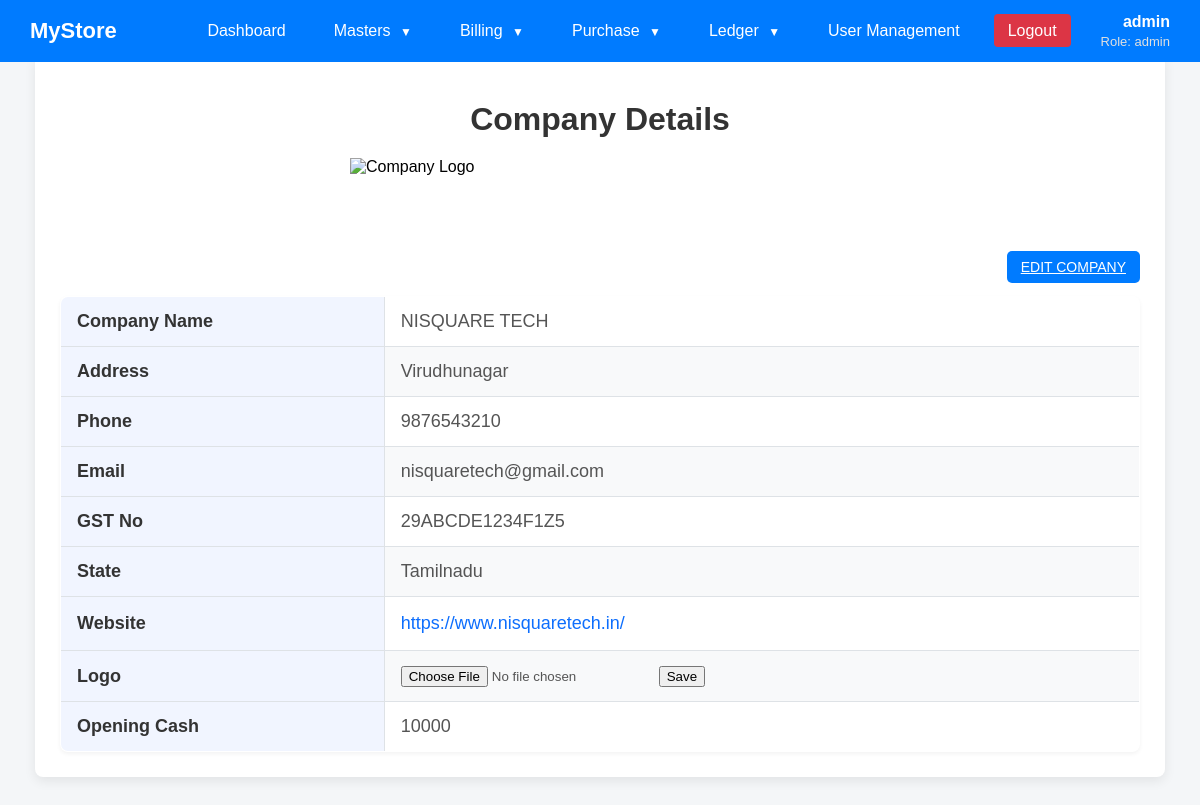
/companyinfo.php (signed in), run on the app's committed database.
### tables this page shows
CREATE TABLE `company` (
  `id` int(11) NOT NULL,
  `comp_name` varchar(255) NOT NULL,
  `comp_address` text,
  `phone` varchar(20) NOT NULL,
  `email` varchar(100) NOT NULL,
  `gstno` varchar(15) NOT NULL,
  `comp_state` varchar(50) NOT NULL,
  `website` varchar(255) NOT NULL,
  `opening_cash` int(11) DEFAULT NULL,
  `logo` varchar(20) NOT NULL
);

### companyinfo.php (the view, shortened to what this page needs)
<?php
include "db.php";
$res = $conn->query("SELECT * FROM company LIMIT 1");
$row = $res->fetch_assoc();
?>
<!DOCTYPE html>
<html>
<head>
</head>
<body>
<?php include "dashboard.php"; ?>
<form method="post" enctype="multipart/form-data">
<div class="container">
    <h1>Company Details </h1>
    <img src="photos/weblogo.png" alt="Company Logo" width="500" height="100">
    <div class="top-links">
    <a href="edit_company.php?id=<?= $row['id']; ?>">EDIT COMPANY</a>
</div>
  <table>
<?php if ($row): ?>
    <tr>
        <th>Company Name</th>
        <td><?= htmlspecialchars($row['comp_name']); ?></td>
    </tr>
    <tr>
        <th>Address</th>
        <td><?= htmlspecialchars($row['comp_address']); ?></td>
    </tr>
    <tr>
        <th>Phone</th>
        <td><?= htmlspecialchars($row['phone']); ?></td>
    </tr>
    <tr>
        <th>Email</th>
        <td><?= htmlspecialchars($row['email']); ?></td>
    </tr>
    <tr>
        <th>GST No</th>
        <td><?= htmlspecialchars($row['gstno']); ?></td>
    </tr>
    <tr>
        <th>State</th>
        <td><?= htmlspecialchars($row['comp_state']); ?></td>
    </tr>
    <tr>
        <th>Website</th>
        <td>
            <a href="<?= htmlspecialchars($row['website']); ?>" target="_blank">
                <?= htmlspecialchars($row['website']); ?>
            </a>
        </td>
    </tr>
    <tr> <th>Logo</th>
         <td> <input type="file" name="logo" accept="image/*">  <input type="submit" name="submit" value="Save"></td>
    </tr>
    <tr>
        <th>Opening Cash</th>
        <td><?= htmlspecialchars($row['opening_cash']); ?></td>
    </tr>
<?php else: ?>
    <tr>
        <td colspan="2">No company found</td>
    </tr>
<?php endif; ?>
</table>
</div>
</form>
</body>
</html>

### companyinfo.php (style rules this page uses)
body { font-family: "Segoe UI", Arial, sans-serif; background: #f4f6f8; margin: 0; padding-top: 70px; }
.container { width: 90%; max-width: 1200px; margin: 30px auto; background: #ffffff; padding: 25px; border-radius: 8px; box-shadow: 0 4px 12px rgba(0,0,0,0.08); }
h1 { text-align: center; margin-bottom: 20px; color: #333; }
.top-links { text-align: right; margin-bottom: 15px; }
.top-links a { background: #007bff; color: #fff; padding: 8px 14px; border-radius: 5px; font-size: 14px; font-weight: 500; }
table { width: 100%; border-collapse: collapse; font-size: 18px; margin-top: 20px; border: 1px solid #dee2e6; border-radius: 8px; overflow: hidden; box-shadow: 0 2px 4px rgba(0,0,0,0.05); }
th { width: 30%; background: #f1f5ff; text-align: left; padding: 14px 16px; color: #333; font-weight: 600; border-right: 1px solid #dee2e6; border-bottom: 1px solid #dee2e6; }
td { width: 70%; padding: 14px 16px; color: #555; font-weight: 400; border-bottom: 1px solid #dee2e6; background-color: white; }
tr { border-bottom: 1px solid #dee2e6; }
tr:last-child th, tr:last-child td { border-bottom: none; }
tr:nth-child(even) td { background: #f8f9fa; }
td a { color: #0d6efd; font-weight: 500; text-decoration: none; padding: 2px 0; display: inline-block; }
img { display: block; margin: 0 auto; }
.top-links { text-align: right; margin-bottom: 10px; }

### dashboard.php (style rules this page uses)
body { margin: 0; font-family: Arial, sans-serif; background: #f4f6f8; padding-top: 25px; }

### data on the page
company: comp_name "NISQUARE TECH", comp_address "Virudhunagar", phone "9876543210", email "nisquaretech@gmail.com", gstno "29ABCDE1234F1Z5", comp_state "Tamilnadu", website "https://www.nisquaretech.in/", opening_cash "10000"

### other printed values
$_SESSION['username'] "admin"
$_SESSION['role'] "admin"
